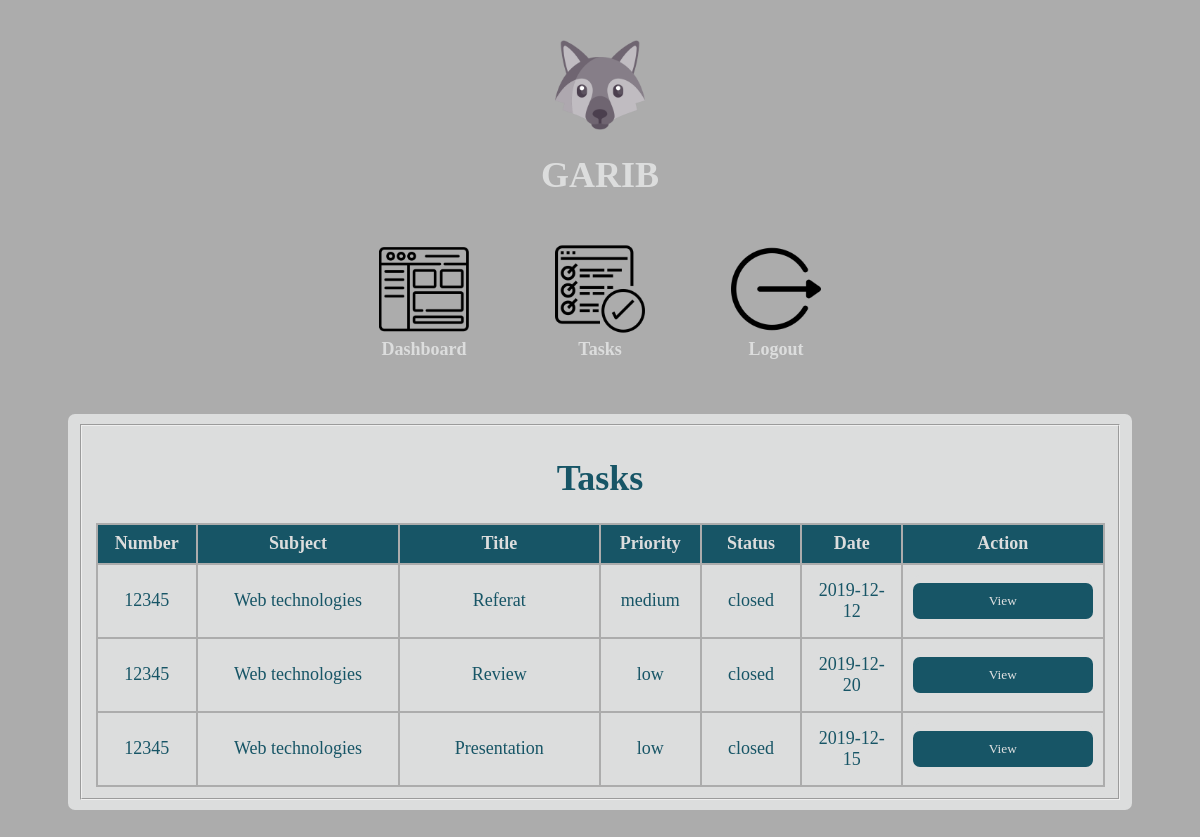
Page /tasksClosedUser.php (signed in) on the committed database.
### tables this page shows
CREATE TABLE `tasks` (
  `id` int(100) NOT NULL AUTO_INCREMENT,
  `number` int(50) NOT NULL,
  `subject` varchar(100) NOT NULL,
  `title` varchar(100) NOT NULL,
  `description` varchar(1000) NOT NULL,
  `priority` varchar(20) NOT NULL,
  `status` varchar(20) NOT NULL,
  `date` date NOT NULL,
  PRIMARY KEY (`id`)
);

### tasksClosedUser.php (the view, shortened to what this page needs)
<?php
    require_once "connect.php";
    $connection = new mysqli($host, $db_user, $db_password, $db_name);
?>
<!doctype html>
<html>
    <head>
        <link rel = "stylesheet" href = "tasks.css">
    </head>
    <body>
        <header id = "header">
            <div>
                <img class = "icon" id = "wolf" src = "Pictures/wolf.png">
                <h1 id = "garib"> GARIB </h1>
            </div>
        </header>
        <main>
            <table id = "iconsTable">
                <tr>
                    <th class = "iconHoover">
                        <div>
                            <a href="dashboardUser.php">
                                <img class = "iconButtons" id = "dashboardButton" src = "Pictures/dashboard.png">
                            </a>
                            <br/>
                            <label> Dashboard </label>
                        </div>
                    </th>
                    <th class = "iconHoover">
                        <div>
                            <a href="tasksUser.php">
                                <img class = "iconButtons" id = "tasksButton" src = "Pictures/task.png">
                            </a>
                            <br/>
                            <label> Tasks </label>
                        </div>
                    </th>
                    <th class = "iconHoover">
                        <div>
                            <a href="logout.php">
                                <img class = "iconButtons" id = "logoutButton" src = "Pictures/logout.png">
                            </a>
                            <br/>
                            <label> Logout </label>
                        </div>
                    </th>
                </tr>
            </table>
            <form>
                <fieldset>
                    <h1> Tasks </h1>
                    <table class = "tableFill">
                        <thead class = "tableHead">
                            <tr>
                                <th id = "tableHeadOne"> Number </th>
                                <th id = "tableHeadTwo"> Subject </th>
                                <th id = "tableHeadThree"> Title </th>
                                <th id = "tableHeadFour"> Priority </th>
                                <th id = "tableHeadFive"> Status </th>
                                <th id = "tableHeadSix"> Date </th>
                                <th id = "tableHeadSeven"> Action </th>
                            </tr>
                        </thead>
                        <tbody class = "tableBody">
                            <?php
                                $userName = $_SESSION['user'];
                                $userSQL = "SELECT * FROM users WHERE username = '$userName'";
                                $resultUser = $connection->query($userSQL);
                                $rowUser = $resultUser->fetch_assoc();
                                $userNumber = $rowUser['number'];
                                $sql = "SELECT * FROM tasks WHERE status = 'closed' AND number = '$userNumber'";
                                if($result = $connection->query($sql)){
                                    $tasksCount = $result->num_rows;
                                    if($tasksCount>0){
                                        while ($row = mysqli_fetch_array($result)) {
                                            echo "
                                            <tr class = 'tableRow'>
                                                <td>".($row['number'])."</td>
                                                <td>".($row['subject'])."</td>
                                                <td>".($row['title'])."</td>
                                                <td>".($row['priority'])."</td>
                                                <td>".($row['status'])."</td>
                                                <td>".($row['date'])."</td>
                                                <td>
                                                    <form class = 'formButton' method = 'POST' action = 'viewTaskUser.php?taskId=".$row['id']."'>
                                                        <button class = 'Button' type = 'submit'> View </button>
                                                    </form>
                                                </td>
                                            </tr>";
                                        }
                                    }
                                    else{
                                        echo "No tasks.";
                                    }
                                }
                            ?>
                        </tbody>
                    </table>
                </fieldset>
            </form>
        </main>
    </body>
</html>

### tasks.css (style rules this page uses)
* { box-sizing: border-box; }
body { background-color: rgb(172, 172, 172); font-family: Georgia, 'Times New Roman', Times, serif; margin: 20px 40px 20px 40px; font-size: 18px; color: rgb(220, 221, 221); text-align: center; }
h1 { text-align: center; color: #175566; }
form { max-width: 95%; margin: 40px auto; padding: 10px 10px; background: rgb(220, 221, 221); border-radius: 7px; }
.formButton { max-width: 500px; margin: 0px auto; padding: 0px 0px 0px 0px; background: rgb(220, 221, 221); border-radius: 7px; }
#garib { color: rgb(220, 221, 221); }
#iconsTable { margin-left: auto; margin-right: auto; }
.iconHoover { padding-left: 40px; padding-right: 40px; padding-bottom: 10px; padding-top: 20px; color: rgb(220, 221, 221); }
.Button { background-color: #175566; color: #E1E2E2; border-radius: 7px; padding: 10px 10px; margin: 8px 0; border: none; cursor: pointer; width: 100%; font-family: Georgia, 'Times New Roman', Times, serif; }
img { width: 90px; height: 90px; align-self: center; }
.icon { display: block; margin-left: auto; margin-right: auto; margin-top: 40px; }
.tableFill { margin-left: auto; margin-right: auto; width: 100%; height: 50px; border: 2px solid rgb(172, 172, 172); border-collapse: collapse; border-spacing: 0; table-layout: fixed; }
thead { border-radius: 5px; background-color: #175566; border-collapse: collapse; color: rgb(220, 221, 221); margin-left: auto; margin-right: auto; padding-left: 40px; padding-right: 40px; font-weight: bold; height: 40px; }
tbody { color: #175566; border-collapse: collapse; height: 40px; }
tr { border: 2px solid rgb(172, 172, 172); border-collapse: collapse; text-align: center; height: 40px; }
td { border: 2px solid rgb(172, 172, 172); border-collapse: collapse; text-align: center; height: 40px; overflow: hidden; padding: 10px; }
th { border: 2px solid rgb(172, 172, 172); border-collapse: collapse; text-align: center; height: 40px; }
#tableHeadOne { width: 10%; }
#tableHeadTwo { width: 20%; }
#tableHeadThree { width: 20%; }
#tableHeadFour { width: 10%; }
#tableHeadFive { width: 10%; }
#tableHeadSix { width: 10%; }
#tableHeadSeven { width: 20%; }

### rows in the picture
tasks: number "12345", subject "Web technologies", title "Referat", priority "medium", status "closed", date "2019-12-12"
tasks: number "12345", subject "Web technologies", title "Review", priority "low", status "closed", date "2019-12-20"
tasks: number "12345", subject "Web technologies", title "Presentation", priority "low", status "closed", date "2019-12-15"
